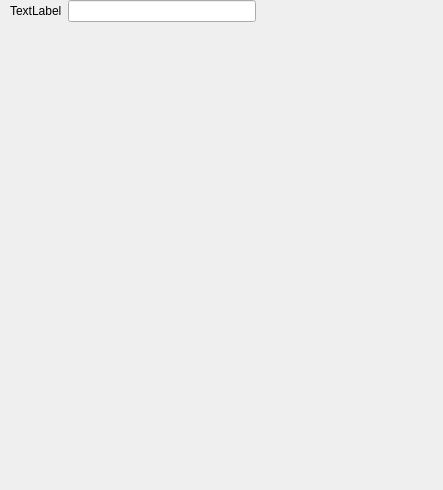
<?xml version="1.0" encoding="UTF-8"?>
<ui version="4.0">
 <class>AngKHexViewEdit</class>
 <widget class="QWidget" name="AngKHexViewEdit">
  <property name="geometry">
   <rect>
    <x>0</x>
    <y>0</y>
    <width>443</width>
    <height>490</height>
   </rect>
  </property>
  <property name="windowTitle">
   <string>AngKHexViewEdit</string>
  </property>
  <layout class="QHBoxLayout" name="horizontalLayout">
   <property name="spacing">
    <number>0</number>
   </property>
   <property name="leftMargin">
    <number>0</number>
   </property>
   <property name="topMargin">
    <number>0</number>
   </property>
   <property name="rightMargin">
    <number>0</number>
   </property>
   <property name="bottomMargin">
    <number>0</number>
   </property>
   <item>
    <widget class="QWidget" name="widget" native="true">
     <layout class="QVBoxLayout" name="verticalLayout">
      <property name="spacing">
       <number>3</number>
      </property>
      <property name="leftMargin">
       <number>0</number>
      </property>
      <property name="topMargin">
       <number>0</number>
      </property>
      <property name="rightMargin">
       <number>0</number>
      </property>
      <property name="bottomMargin">
       <number>0</number>
      </property>
      <item>
       <layout class="QHBoxLayout" name="horizontalLayout_6">
        <property name="leftMargin">
         <number>10</number>
        </property>
        <item>
         <widget class="QLabel" name="bufferRangeText">
          <property name="text">
           <string>TextLabel</string>
          </property>
         </widget>
        </item>
        <item>
         <widget class="QLineEdit" name="bufferRangeEdit"/>
        </item>
        <item>
         <spacer name="horizontalSpacer_2">
          <property name="orientation">
           <enum>Qt::Horizontal</enum>
          </property>
          <property name="sizeHint" stdset="0">
           <size>
            <width>40</width>
            <height>20</height>
           </size>
          </property>
         </spacer>
        </item>
       </layout>
      </item>
      <item>
       <widget class="QWidget" name="widget_2" native="true">
        <property name="minimumSize">
         <size>
          <width>0</width>
          <height>465</height>
         </size>
        </property>
        <layout class="QVBoxLayout" name="verticalLayout_2">
         <property name="spacing">
          <number>0</number>
         </property>
         <property name="leftMargin">
          <number>0</number>
         </property>
         <property name="topMargin">
          <number>0</number>
         </property>
         <property name="rightMargin">
          <number>0</number>
         </property>
         <property name="bottomMargin">
          <number>9</number>
         </property>
         <item>
          <widget class="AcHexViewEdit" name="hexWidget" native="true">
           <property name="minimumSize">
            <size>
             <width>0</width>
             <height>445</height>
            </size>
           </property>
           <property name="maximumSize">
            <size>
             <width>16777215</width>
             <height>16777215</height>
            </size>
           </property>
          </widget>
         </item>
        </layout>
       </widget>
      </item>
     </layout>
    </widget>
   </item>
  </layout>
 </widget>
 <layoutdefault spacing="6" margin="11"/>
 <customwidgets>
  <customwidget>
   <class>AcHexViewEdit</class>
   <extends>QWidget</extends>
   <header>../qHexedit/achexviewedit.h</header>
   <container>1</container>
  </customwidget>
 </customwidgets>
 <resources/>
 <connections/>
</ui>
